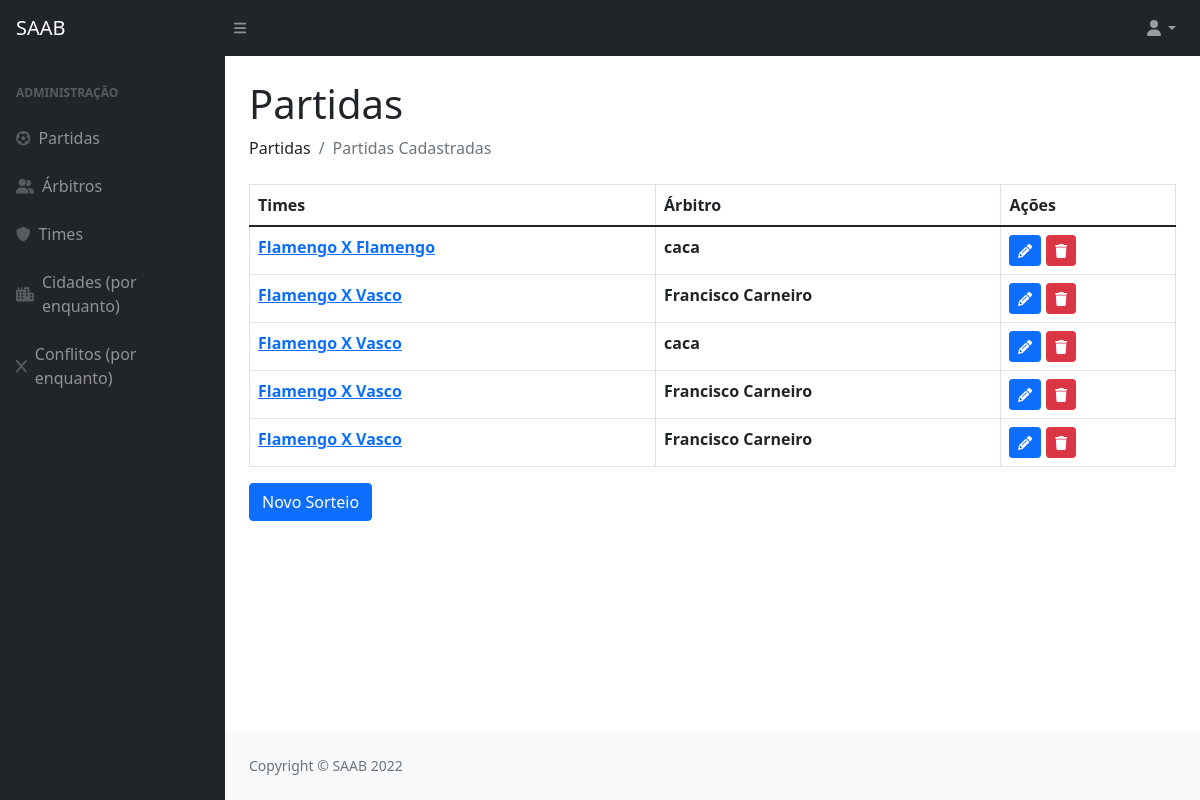
Before: /partidas/ with the older database file.
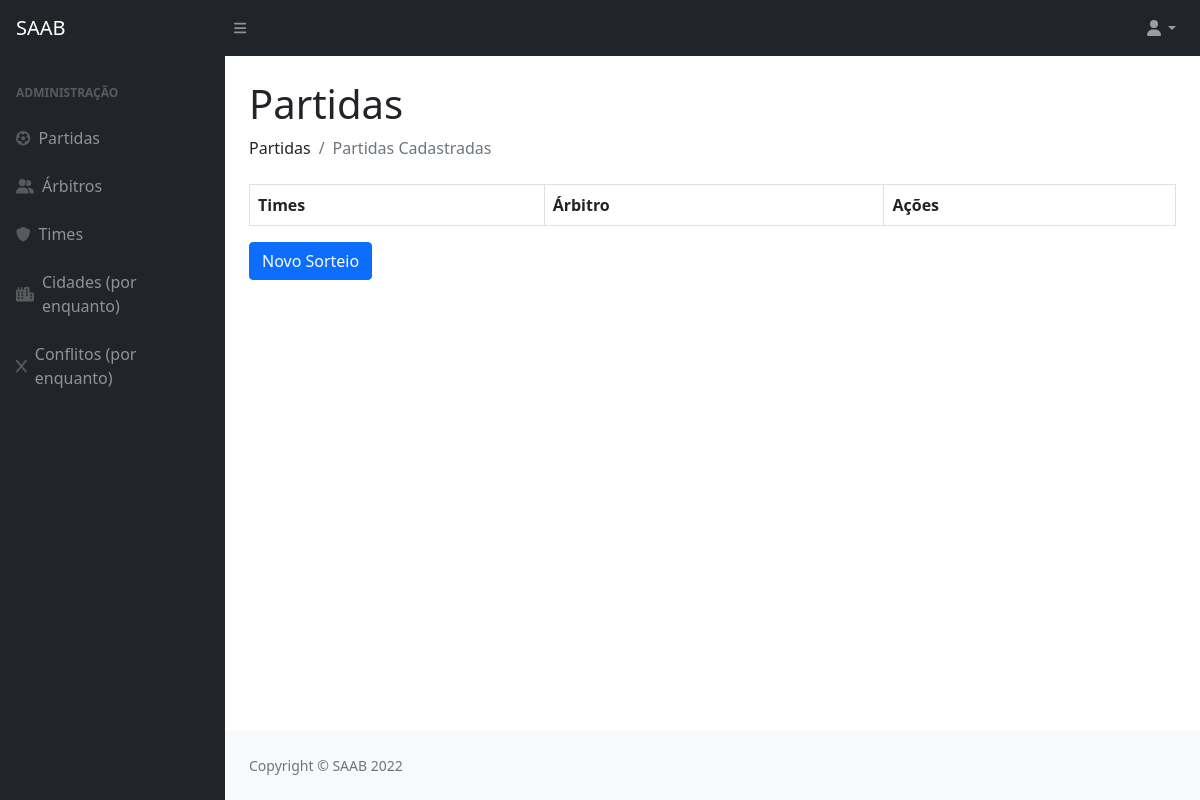
After: the same page with the newer database file.
### privado/models.py (models this page shows, shortened)
class Partida(models.Model):
    codigo = models.AutoField(primary_key=True)
    usuario = models.ForeignKey(Usuario, on_delete=models.CASCADE)
    arbitro = models.ForeignKey(Arbitro, on_delete=models.CASCADE)
    visitante  = models.ForeignKey(Time, on_delete=models.CASCADE, related_name='visitante')
    local  = models.ForeignKey(Time, on_delete=models.CASCADE, related_name='local')
    data = models.DateField()

class Time(models.Model):
    codigo = models.AutoField(primary_key=True)
    nome = models.CharField(max_length=100)
    cidade = models.ForeignKey(Cidade, on_delete=models.CASCADE)
    def __str__(self):
        return (self.nome)

class Arbitro(models.Model):
    codigo = models.AutoField(primary_key=True)
    datanasc = models.DateField()
    cidade = models.ForeignKey(Cidade, on_delete=models.CASCADE)
    nome = models.CharField(max_length=100)
    formafisica = models.BooleanField()
    def __str__(self):
        return (self.nome)

### privado/views.py (the view)
# urls.py: path('partidas/', inicioAdmin, name = "url_partida"),
def inicioAdmin(request):
    part = Partida.objects.all()
    parametros = {"partidas": part}
    return render(request, "SAAB/partidas.html", parametros)

### privado/templates/SAAB/partidas.html (shortened to what this page needs)
{% extends 'SAAB/layout.html' %}
{% block conteudo %}
{% load static %}
{% load crispy_forms_tags %}
<!DOCTYPE html>
<html>
<head>
</head>
<body>
<h1 class="mt-4">Partidas</h1>
<ol class="breadcrumb mb-4">
    <li class="breadcrumb-item">Partidas</li>
    <li class="breadcrumb-item active">Partidas Cadastradas</li>
</ol>
<table class="table table-bordered">
  <thead>
    <tr>
      <th>Times</th>
      <th>Árbitro</th>
      <th>Ações</th>
    </tr>
  </thead>
{% for i in partidas %}
  <tr>
    <th>
      <a href="{% url 'url_detalhamentoPartida' i.codigo %}">{{ i.local }} X {{ i.visitante }}</a>
    </th>
    <th>{{ i.arbitro }}</th>
    <th>
      <a href="{% url 'url_updatePartida' i.codigo %}"><button class="btn btn-primary btn-sm"><i class="fas fa-pencil"></i></button></a>
      <a href="{% url 'url_deletePartida' i.codigo %}"><button class="btn btn-danger btn-sm"><i class="fas fa-trash"></i></button></a>
    </th>
  </tr>
  {% endfor %}
</table>
<a href="{% url 'url_sorteio' %}"><button class="btn btn-primary">Novo Sorteio</button></a>
</body>
</html>
{% endblock %}

### privado/templates/SAAB/layout.html (shortened to what this page needs)
{% load static %}
<!DOCTYPE html>
<html lang="pt-br">
    <head>
        <link href="{% static '/css/styles.css' %}" rel="stylesheet" />
    </head>
    <body>
        <nav class="sb-topnav navbar navbar-expand navbar-dark bg-dark">
            <a class="navbar-brand ps-3" href="{% url 'url_index'%}">SAAB</a>
            <button class="btn btn-link btn-sm order-1 order-lg-0 me-4 me-lg-0" id="sidebarToggle" href="#!"><i class="fas fa-bars"></i></button>
            <ul class="navbar-nav ms-auto me-0 me-md-3 my-2 my-md-0">
                <li class="nav-item dropdown">
                    <a class="nav-link dropdown-toggle" id="navbarDropdown" href="#" role="button" data-bs-toggle="dropdown" aria-expanded="false"><i class="fas fa-user fa-fw"></i></a>
                </li>
            </ul>
        </nav>
        <div id="layoutSidenav">
            <div id="layoutSidenav_nav">
                <nav class="sb-sidenav accordion sb-sidenav-dark" id="sidenavAccordion">
                    <div class="sb-sidenav-menu">
                        <div class="nav">
                            <div class="sb-sidenav-menu-heading">Administração</div>
                            <a class="nav-link" href="{% url 'url_partida' %}">
                                <div class="sb-nav-link-icon"><i class="fas fa-futbol"></i></div>
                                Partidas
                            </a>
                            <a class="nav-link" href="{% url 'url_arbitros' %}">
                                <div class="sb-nav-link-icon"><i class="fas fa-user-group"></i></div>
                                Árbitros
                            </a>
                            <a class="nav-link" href="{% url 'url_times' %}">
                                <div class="sb-nav-link-icon"><i class="fas fa-shield"></i></div>
                                Times
                            </a>
                            <a class="nav-link" href="{% url 'url_cidades' %}">
                                <div class="sb-nav-link-icon"><i class="fas fa-city"></i></div>
                                Cidades (por enquanto)
                            </a>
                            <a class="nav-link" href="{% url 'url_conflitos' %}">
                                <div class="sb-nav-link-icon"><i class="fas fa-x"></i></div>
                                Conflitos (por enquanto)
                            </a>
                        </div>
                    </div>
                </nav>
            </div>
            <div id="layoutSidenav_content">
                <main>
                    <div class="container-fluid px-4">
                        {% block conteudo %}
                        {% endblock %}
                    </div>
                </main>
                <footer class="py-4 bg-light mt-auto">
                    <div class="container-fluid px-4">
                        <div class="d-flex align-items-center justify-content-between small">
                            <div class="text-muted">Copyright &copy; SAAB 2022</div>
                        </div>
                    </div>
                </footer>
            </div>
        </div>
    </body>
</html>

Changed rows visible on the page:
removed Partida: local "Flamengo", visitante "Flamengo", arbitro "caca"
removed Partida: local "Flamengo", visitante "Vasco", arbitro "Francisco Carneiro"
removed Partida: local "Flamengo", visitante "Vasco", arbitro "caca"
removed Partida: local "Flamengo", visitante "Vasco", arbitro "Francisco Carneiro"
removed Partida: local "Flamengo", visitante "Vasco", arbitro "Francisco Carneiro"
